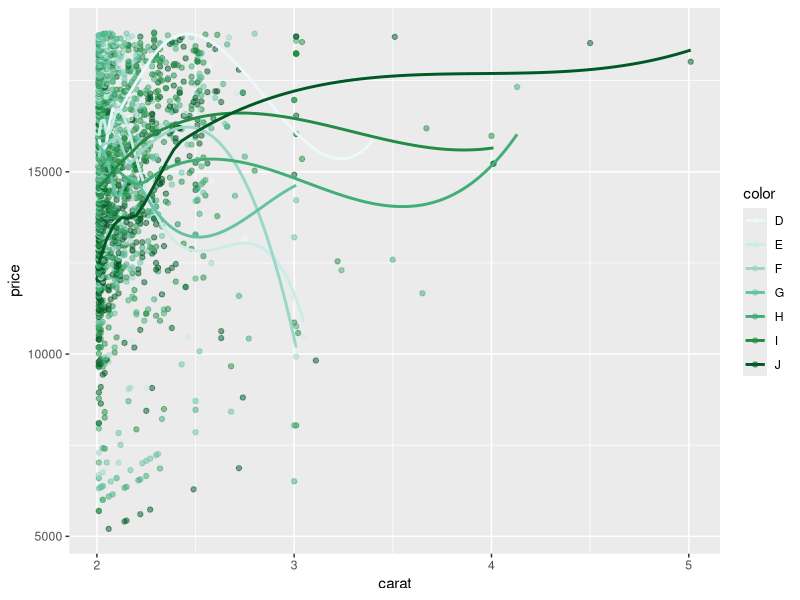
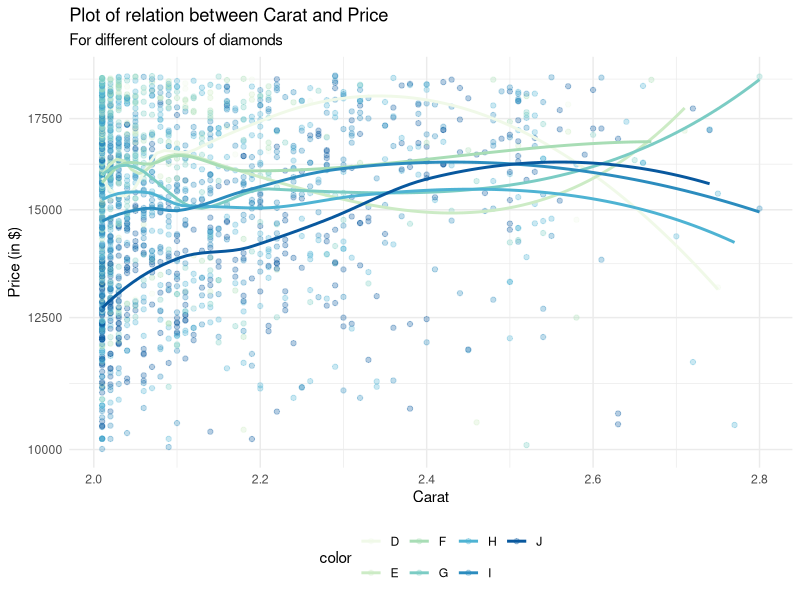

R code for these plots, in order:
## ---- chunk 1
library(tidyverse)
diamonds |> 
  filter(carat > 2) |>
  ggplot(mapping = aes(x=carat, y=price,
                       color = color)) +
  geom_point(alpha = 0.5) + 
  #scale_y_continuous(trans = "log") +
  geom_smooth(se=FALSE) + 
  scale_color_brewer(palette = 2)
## ---- chunk 2
library(tidyverse)
diamonds |> 
  filter(carat > 2) |>
  filter (carat < 3) |>
  filter (price > 10000) |>
  ggplot(mapping = aes(x=carat, y=price,
                       color = color)) +
  geom_point(alpha = 0.3) + 
  scale_y_continuous(trans = "log") +
  geom_smooth(se=FALSE) + 
  scale_color_brewer(palette = 4) +
  theme_minimal() +
  labs(title = "Plot of relation between Carat and Price",
       subtitle = "For different colours of diamonds",
       y = "Price (in $)", x = "Carat") +
  theme(legend.position = "bottom")
## ---- chunk 3
    print("Hello World")
